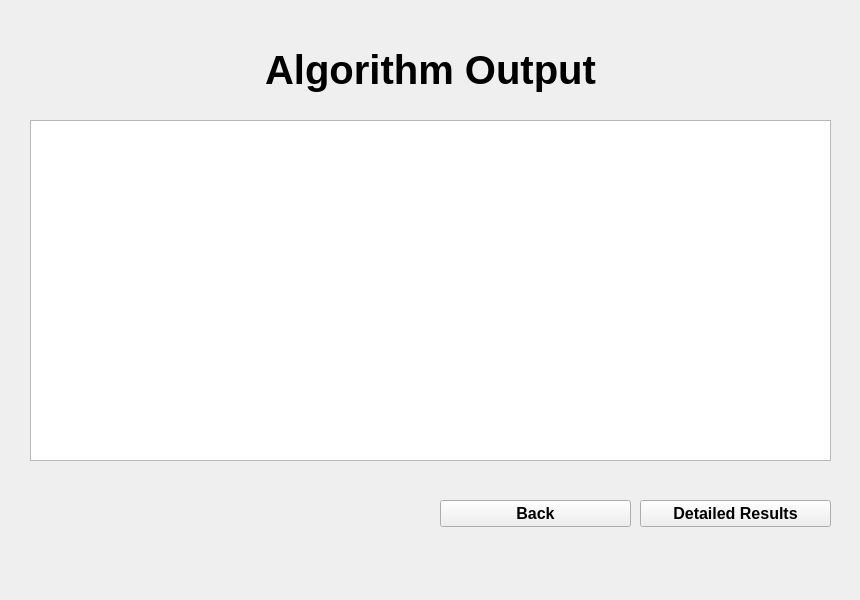
<?xml version="1.0" encoding="UTF-8"?>
<ui version="4.0">
 <class>AlgorithmSummary</class>
 <widget class="QWidget" name="AlgorithmSummary">
  <property name="geometry">
   <rect>
    <x>0</x>
    <y>0</y>
    <width>860</width>
    <height>600</height>
   </rect>
  </property>
  <property name="windowTitle">
   <string>Form</string>
  </property>
  <widget class="QLabel" name="projectNameLabel">
   <property name="geometry">
    <rect>
     <x>0</x>
     <y>0</y>
     <width>861</width>
     <height>139</height>
    </rect>
   </property>
   <property name="font">
    <font>
     <pointsize>30</pointsize>
     <weight>75</weight>
     <bold>true</bold>
    </font>
   </property>
   <property name="text">
    <string>Algorithm Output</string>
   </property>
   <property name="alignment">
    <set>Qt::AlignCenter</set>
   </property>
  </widget>
  <widget class="QPushButton" name="pushButton">
   <property name="geometry">
    <rect>
     <x>440</x>
     <y>500</y>
     <width>191</width>
     <height>27</height>
    </rect>
   </property>
   <property name="font">
    <font>
     <pointsize>12</pointsize>
     <weight>75</weight>
     <bold>true</bold>
    </font>
   </property>
   <property name="text">
    <string>Back</string>
   </property>
  </widget>
  <widget class="QPushButton" name="detailedResults">
   <property name="geometry">
    <rect>
     <x>640</x>
     <y>500</y>
     <width>191</width>
     <height>27</height>
    </rect>
   </property>
   <property name="font">
    <font>
     <pointsize>12</pointsize>
     <weight>75</weight>
     <bold>true</bold>
    </font>
   </property>
   <property name="text">
    <string>Detailed Results</string>
   </property>
  </widget>
  <widget class="QTableWidget" name="outputTable">
   <property name="geometry">
    <rect>
     <x>30</x>
     <y>120</y>
     <width>801</width>
     <height>341</height>
    </rect>
   </property>
  </widget>
 </widget>
 <resources/>
 <connections/>
</ui>
